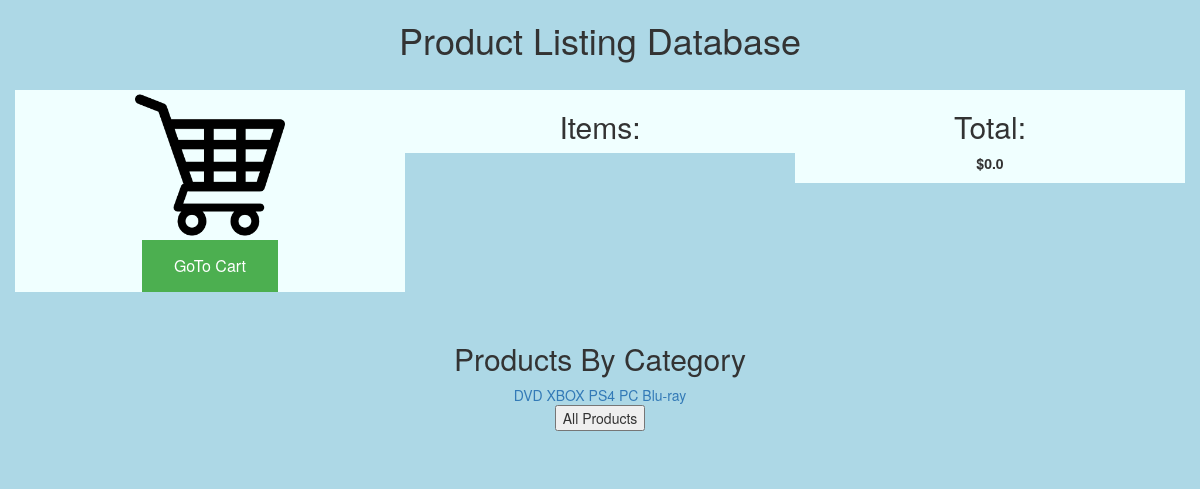
The page / on the database its author committed.
### tables this page shows
CREATE TABLE CATEGORY (Category_ID INTEGER, Cname VARCHAR(15), PRIMARY KEY (Category_ID));

### app.py (the view)
@app.route("/", methods =('GET', 'POST'))
def index():
    categories = db.get_categories()
    return render_template('header.html', content = categories, cart = appCart)

### business.py (called while the page is built)
    def getTotal(self):
        total = 0.0
        for item in self.__lineItems:
            total += item.getTotal()
        return round(total,2)

    def __iter__(self):
        self.__index = -1
        return self

    def __next__(self):
        if self.__index == len(self.__lineItems)-1:
            raise StopIteration
        self.__index += 1
        lineItem = self.__lineItems[self.__index]
        return lineItem

### db.py (called while the page is built, shortened)
def connect():
    global conn

def make_category(row):
    return Category(row["Category_ID"], row["categoryName"])

def get_categories():
    connect()
    query = '''SELECT Category_ID, Cname as categoryName
               FROM CATEGORY'''
    with closing(conn.cursor()) as c:
        c.execute(query)
        results = c.fetchall()
    categories = []
    for row in results:
        categories.append(make_category(row))
    return categories

### templates/header.html (shortened to what this page needs)
{% extends "bootstrap/base.html" %}
{% block content %}
<head>
    <link rel="stylesheet" type="text/css" href="/static/styles/mycss.css">
</head>
<body>
    <div class="container">
        <center>
            <h1>Product Listing Database</h1>
            <div class="row">
                {% if cart %}
                <div class="col-xs-6 col-sm-4 col-md-4 col-lg-4"id="cart">
                    <img src="/static/images/cartIcon.png" alt="Smiley face" width="150"><img /><br>
                    <button class="button" onclick="window.location.href = '/cart';">GoTo Cart</button>
                </div>
                <div class="col-xs-3 col-sm-4 col-md-4 col-lg-4"id="cart">
                    <h2>Items: </h2>
                </div>
                <div class="col-xs-3 col-sm-4 col-md-4 col-lg-4"id="cart">
                    <h2>Total: </h2><p>${{cart.getTotal()}}</p>
                </div>
                {% endif %}
            </div>
            <div class="row">
                {% if content %}
                <h2>Products By Category</h2>
                <ul>
                    {% for data in content %}
                    <li><a href="/products/{{data.ID}}">{{data.name}}</a></li>
                    {% endfor %}
                </ul>
                <button onclick="window.location.href = '/products';">All Products</button>
                {% endif %}
            </div>
        </center>
        </div>
</body>
{% endblock %}

### templates/static/styles/mycss.css (style rules this page uses)
ul { list-style-type: none; margin: 0; padding: 0; }
li { display: inline; }
div { position: relative; }
p { font-weight: 900; }
#cart { background-color: azure; }
* { box-sizing: border-box; }
body { background-color: lightblue; }
.button { background-color: #4CAF50; border: none; color: white; padding: 15px 32px; text-align: center; text-decoration: none; display: inline-block; font-size: 16px; }
.row:after { content: ""; display: table; clear: both; }
.row { margin-top: 30px; margin-bottom: 30px }

### rows shown on the page
CATEGORY: name "DVD"
CATEGORY: name "XBOX"
CATEGORY: name "PS4"
CATEGORY: name "PC"
CATEGORY: name "Blu-ray"

### other values the page prints
{{ cart.getTotal() }} "0.0"
